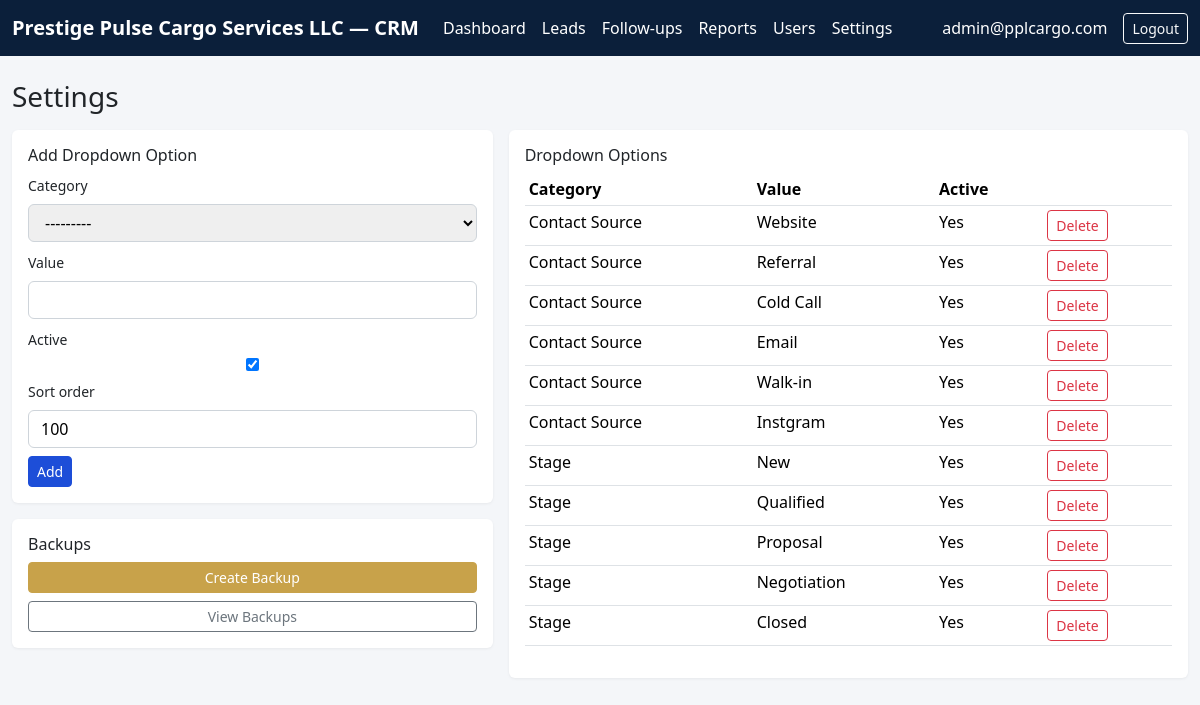
Page /settings/ (signed in) on the committed database.
### crm/models.py (models this page shows, shortened)
class DropdownOption(models.Model):
    CATEGORY_CHOICES = [
        ("stage", "Stage"),
        ("source", "Contact Source"),
        ("status", "Status"),
    ]
    category = models.CharField(max_length=20, choices=CATEGORY_CHOICES)
    value = models.CharField(max_length=100)
    active = models.BooleanField(default=True)
    sort_order = models.PositiveIntegerField(default=100)
    class Meta:
        ordering = ["category", "sort_order", "value"]
        unique_together = ("category", "value")

### crm/views.py (the view)
# urls.py: path("settings/", views.settings_index, name="settings_index"),
@login_required
@admin_required
def settings_index(request):
    if request.method == "POST":
        form = DropdownOptionForm(request.POST)
        if form.is_valid():
            form.save()
            messages.success(request, "Option added.")
            return redirect("settings_index")
    else:
        form = DropdownOptionForm()
    options = DropdownOption.objects.all()
    return render(request, "settings/index.html", {"form": form, "options": options})

### crm/forms.py
class DropdownOptionForm(forms.ModelForm):
    class Meta:
        model = DropdownOption
        fields = ["category", "value", "active", "sort_order"]

### accounts/models.py (called while the page is built)
    @property
    def is_admin(self):
        return self.role == self.ROLE_ADMIN

### accounts/views.py (called while the page is built)
def admin_required(view_func):
    return user_passes_test(lambda u: u.is_authenticated and u.profile.is_admin)(view_func)

### templates/settings/index.html (shortened to what this page needs)
{% extends "base.html" %}
{% block content %}
<h3 class="mb-3">Settings</h3>
<div class="row g-3">
  <div class="col-md-5">
    <div class="card p-3">
      <h6>Add Dropdown Option</h6>
      <form method="post">{% csrf_token %}
        {% for f in form %}
          <div class="mb-2"><label class="form-label small">{{ f.label }}</label>{{ f }}</div>
        {% endfor %}
        <button class="btn btn-primary btn-sm">Add</button>
      </form>
    </div>
    <div class="card p-3 mt-3">
      <h6>Backups</h6>
      <a href="{% url 'backup_create' %}" class="btn btn-gold btn-sm mb-2">Create Backup</a>
      <a href="{% url 'backup_list' %}" class="btn btn-outline-secondary btn-sm">View Backups</a>
    </div>
  </div>
  <div class="col-md-7">
    <div class="card p-3">
      <h6>Dropdown Options</h6>
      <table class="table table-sm">
        <thead><tr><th>Category</th><th>Value</th><th>Active</th><th></th></tr></thead>
        <tbody>
        {% for o in options %}
          <tr>
            <td>{{ o.get_category_display }}</td>
            <td>{{ o.value }}</td>
            <td>{% if o.active %}Yes{% else %}No{% endif %}</td>
            <td><a href="{% url 'option_delete' o.pk %}" class="btn btn-sm btn-outline-danger">Delete</a></td>
          </tr>
        {% endfor %}
        </tbody>
      </table>
    </div>
  </div>
</div>
{% endblock %}

### templates/base.html (shortened to what this page needs)
<!doctype html>
<html lang="en">
<head>
  <link href="https://cdn.jsdelivr.net/npm/bootstrap@5.3.3/dist/css/bootstrap.min.css" rel="stylesheet">
  <link href="https://cdn.jsdelivr.net/npm/bootstrap-icons@1.11.3/font/bootstrap-icons.css" rel="stylesheet">
</head>
<body>
<nav class="navbar navbar-expand-lg navbar-ppl">
  <div class="container-fluid">
    <a class="navbar-brand fw-bold" href="{% url 'dashboard' %}">
      Prestige Pulse Cargo Services LLC — CRM
    </a>
    <div class="collapse navbar-collapse" id="nav">
      {% if user.is_authenticated %}
      <ul class="navbar-nav me-auto">
        <li class="nav-item"><a class="nav-link" href="{% url 'dashboard' %}">Dashboard</a></li>
        <li class="nav-item"><a class="nav-link" href="{% url 'lead_list' %}">Leads</a></li>
        <li class="nav-item"><a class="nav-link" href="{% url 'followup_list' %}">Follow-ups</a></li>
        <li class="nav-item"><a class="nav-link" href="{% url 'reports' %}">Reports</a></li>
        {% if user.profile.is_admin %}
          <li class="nav-item"><a class="nav-link" href="{% url 'user_list' %}">Users</a></li>
          <li class="nav-item"><a class="nav-link" href="{% url 'settings_index' %}">Settings</a></li>
        {% endif %}
      </ul>
      <span class="navbar-text text-white me-3">{{ user.username }}</span>
      <form method="post" action="{% url 'logout' %}">{% csrf_token %}
        <button class="btn btn-sm btn-outline-light">Logout</button>
      </form>
      {% endif %}
    </div>
  </div>
</nav>
<main class="container-fluid py-4">
  {% block content %}{% endblock %}
</main>
</body>
</html>

### templates/base.html (style rules this page uses)
:root { --ppl-navy:#0b1f3a; --ppl-blue:#1d4ed8; --ppl-gold:#c8a24a; --ppl-grey:#f4f6f9; }
body { background: var(--ppl-grey); }
.navbar-ppl { background: var(--ppl-navy); }
.navbar-ppl .navbar-brand, .navbar-ppl .nav-link { color: #fff !important; }
.card { border: none; box-shadow: 0 1px 3px rgba(0,0,0,.06); }
.btn-primary { background: var(--ppl-blue); border-color: var(--ppl-blue); }
.btn-gold { background: var(--ppl-gold); border-color: var(--ppl-gold); color:#fff; }
.table thead { background: var(--ppl-navy); color:#fff; }

### templates/settings/index.html (style rules this page uses)
input,select { display:block;width:100%;padding:.375rem .75rem;border:1px solid #ced4da;border-radius:.375rem; }

### rows in the picture
DropdownOption: category "Contact Source", value "Website", active "Yes"
DropdownOption: category "Contact Source", value "Referral", active "Yes"
DropdownOption: category "Contact Source", value "Cold Call", active "Yes"
DropdownOption: category "Contact Source", value "Email", active "Yes"
DropdownOption: category "Contact Source", value "Walk-in", active "Yes"
DropdownOption: category "Contact Source", value "Instgram", active "Yes"
DropdownOption: category "Stage", value "New", active "Yes"
DropdownOption: category "Stage", value "Qualified", active "Yes"
DropdownOption: category "Stage", value "Proposal", active "Yes"
DropdownOption: category "Stage", value "Negotiation", active "Yes"
DropdownOption: category "Stage", value "Closed", active "Yes"

### other values in the picture
{{ user.username }} "admin@pplcargo.com"
{{ f.label }} "Category" "Value" "Active" "Sort order"
